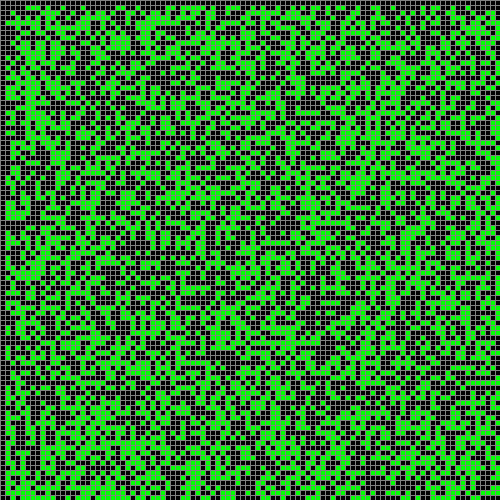
Frame 1 (no input)
Frame 60 (the mouse pressed at the canvas centre just before this capture): identical to frame 1, image omitted
Frame 120 (the mouse held since frame 60 and released just before this capture): identical to frame 1, image omitted

The Processing sketch that drew this single still picture (run headless with seeded random() and noise(); from frame 60 on, the mouse is pressed at the canvas centre):

// Processing sketch: lifeIncomplete
// ── lifeIncomplete.pde
void setup()
{
 size(500,500);
 cellWidth = width/ (float)colCount;
 cellHeight = height/ (float)rowCount;
 
 /*toggle(0,5,true);
 toggle(1,6,true);
 toggle(5,2,true);
 */
 randomise();
}

void toggle(int row,int col, boolean alive)
{
 if( row < rowCount && row > 0 && col < colCount && col > 0)
 {
   board[row][col] = true; 
 }
}

boolean getCell(int row, int col)
{
 if( row < rowCount && row > 0 && col < colCount && col > 0)
 {
   return board[row][col];
 }
 else
 {
    return false; 
 }
}

int rowCount = 100; //rows 
int colCount = 100; //cols

float cellWidth;
float cellHeight;

boolean[][] board = new boolean[rowCount][colCount];

void randomise()
{
  for(int row = 0 ;row < rowCount ; row ++)
  {
    for(int col = 0 ; col < colCount ; col ++)
    {
      if (random(0, 1) < 0.5f)
      {
        toggle(row, col, true);
      }
    }
  }
}

int countLiveCells(int r, int c)
{
  int count = 0;
  for(int row = r - 1 ;row <= r+1 ; row ++)
  {
    for(int col = c - 1 ; col <= c + 1 ; col ++)
    {
      if ((! (row == r && col == c)) && getCell(row, col))
      {
        count ++;
      }
    }
  }    
  return count;
}

void draw()
{
   stroke(128);
   /*
   
   Put code here to count the surrounding live cells for every cell on the board and apply the following rules:


   if the cell is alive
     if < 2 neighbours, the cell dies
     if 2 or 3 neighbours it survives
     if > 3 neighbours, it dies due to overcrowding
   if the cell is dead
     if it has exactly 3 neighbours it comes back to life
     
     You need to keep two boards
     You will need to read from the current board and update the next board
     and then swap them!
  */

 
 
   for(int i =0; i< rowCount; i++)
   {
     for(int j = 0; j< colCount; j++)
     {
       if(board[i][j])
       {
           fill(0, 255, 0);        
       }
       else
       {
         fill(0);
       }
       rect(j * cellWidth, i * cellHeight, cellWidth, cellHeight);
     }
   }
}
